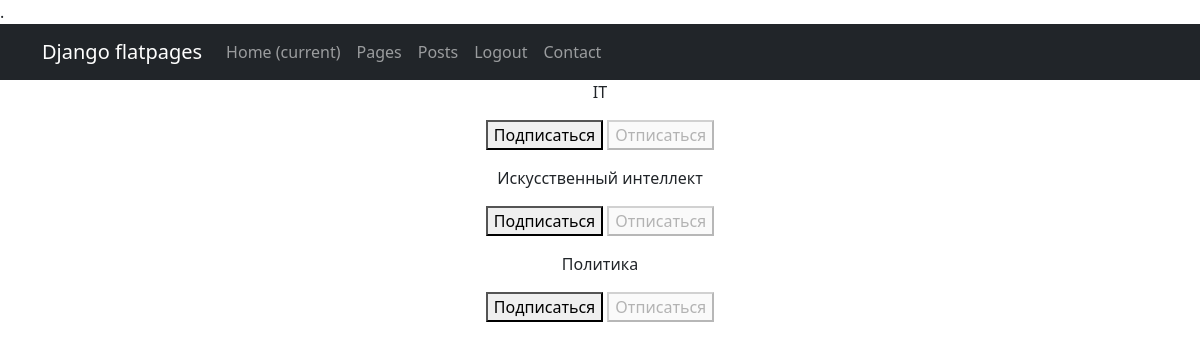
Screenshot of /posts/subscriptions/ (signed in) with the database file from the repository.
### news/models.py (models this page shows, shortened)
class Category(models.Model):
    name = models.CharField(max_length=64, unique=True)
    subscribers = models.ManyToManyField(User, blank=True, null=True, related_name='categories')

### news/views.py (the view, shortened to what this page needs)
# urls.py: path('subscriptions/', subscriptions, name='subscriptions'),
@login_required
@csrf_protect
def subscriptions(request):
    categories_with_subscriptions = Category.objects.annotate(
        user_subscribed=Exists(
            Subscription.objects.filter(
                user=request.user,
                category=OuterRef('pk'),
            )
        )
    ).order_by('name')
    return render(
        request,
        'subscriptions.html',
        {'categories': categories_with_subscriptions},
    )

### templates/subscriptions.html (shortened to what this page needs)
{% extends 'flatpages/default.html' %}
{% block content %}
    {% for category in categories  %}
        <p>
            {{ category.name }}
            <form method="post">
                {% if category.user_subscribed %}
                    <button disabled>Подписаться</button>
                    <button name="action" value="unsubscribe">Отписаться</button>
                {% else %}
                    <button name="action" value="subscribe">Подписаться</button>
                    <button disabled>Отписаться</button>
                {% endif %}
            </form>
        </p>
    {% endfor %}
{% endblock content %}

### rows the page displays
Category: name "IT", shows "Подписаться"
Category: name "Искусственный интеллект", shows "Подписаться"
Category: name "Политика", shows "Подписаться"
